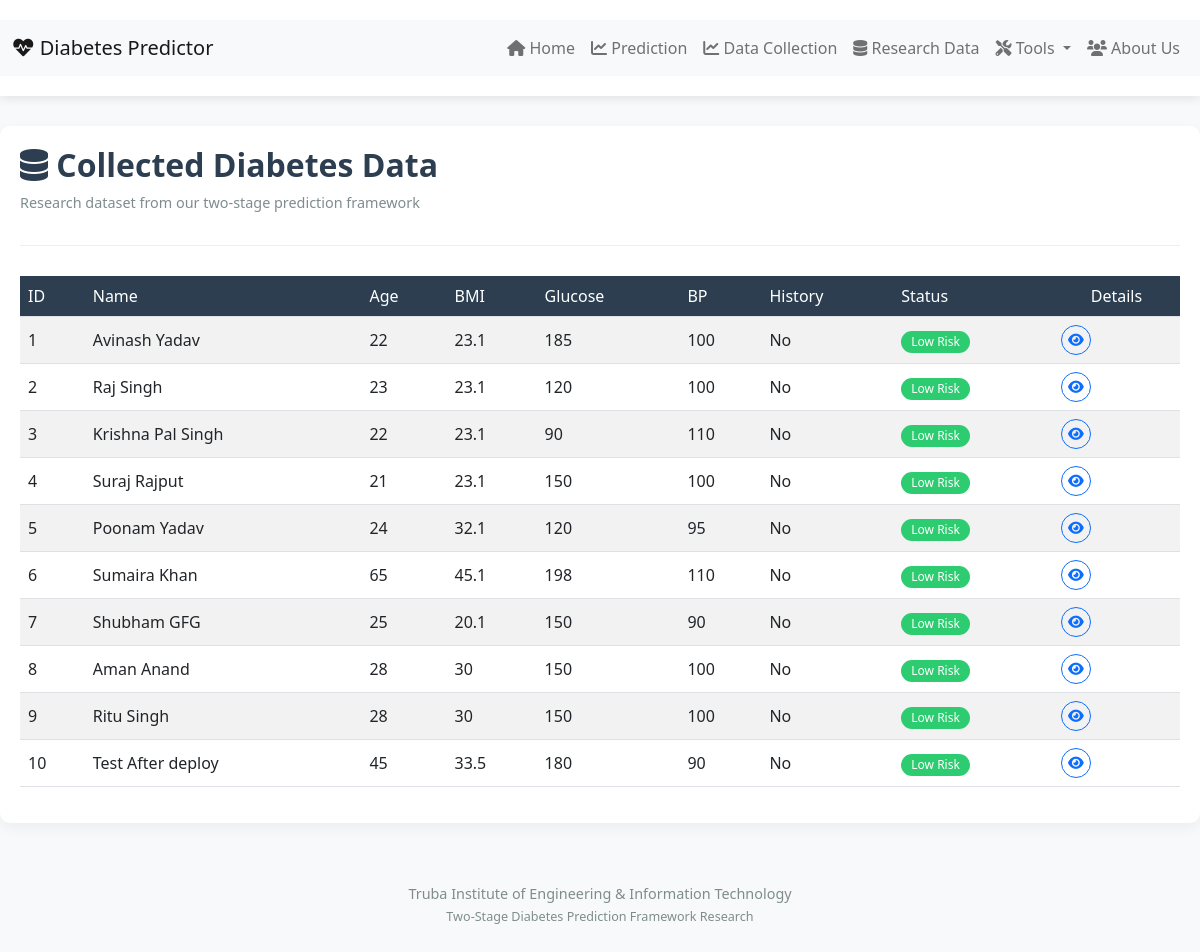
Screenshot of /showcollecteddata with the database file from the repository.
### tables this page shows
CREATE TABLE persondata( 
    id INTEGER PRIMARY KEY AUTOINCREMENT, 
    username TEXT NOT NULL,
    age INTEGER NOT NULL,
    height INTEGER NOT NULL,
    weight INTEGER NOT NULL,
    pregnancies INTEGER NOT NULL,
    mealsperday INTEGER NOT NULL,
    totalexersisehours INTEGER NOT NULL,
    glucose INTEGER NOT NULL,
    bloodpressure INTEGER NOT NULL,
    skinthickness INTEGER NOT NULL,
    insulin INTEGER NOT NULL,
    bmi INTEGER NOT NULL,
    dpf INTEGER NOT NULL,
    familyhistory INTEGER NOT NULL,
    meal1 TEXT,
    meal2 TEXT,
    meal3 TEXT,
    meal4 TEXT,
    meal5 TEXT,
    diabetesprediction INTEGER DEFAULT 0
);

### app.py (the view)
@app.route("/showcollecteddata", methods=["POST", "GET"])
def showcollecteddata():
    db = getDatabase()
    db_cur = db.execute("select * from persondata")
    alldata = db_cur.fetchall()
    return render_template("showcollecteddata.html", alldata=alldata)

### app.py (called while the page is built)
@app.teardown_appcontext
def closeDatabase(error):
    if hasattr(g, 'diabetes_db'):
        g.diabetes_db.close()

### database.py (called while the page is built)
def connectToDatabase():
    sql = sqlite3.connect("F:/mTech-Application/diabetic_prediciton_app/diabetes.db")
    sql.row_factory = sqlite3.Row
    return sql

def getDatabase():
    if not hasattr(g, 'diabetes_db'):
        g.diabetes_db = connectToDatabase()
    return g.diabetes_db

### templates/showcollecteddata.html (shortened to what this page needs)
{% from "showlinks.html" import showlinks %}
<!doctype html>
<html lang="en">
  <head>
    <link href="https://cdn.jsdelivr.net/npm/bootstrap@5.2.0-beta1/dist/css/bootstrap.min.css" rel="stylesheet">
    <link rel="stylesheet" href="https://cdnjs.cloudflare.com/ajax/libs/font-awesome/6.0.0/css/all.min.css">
    <link rel="stylesheet" href="{{url_for('static', filename='alldatacollected.css')}}">
  </head>
  <body>
    <div class="parent">
       <div class="header">
           {{ showlinks() }}
       </div>
       <div class="data-container">
          <div class="data-header">
            <h2><i class="fas fa-database"></i> Collected Diabetes Data</h2>
            <p class="subtitle">Research dataset from our two-stage prediction framework</p>
          </div>
          <div class="table-responsive">
            <table class="table table-striped table-hover">
              <thead class="table-header">
                <tr>
                  <th scope="col">ID</th>
                  <th scope="col">Name</th>
                  <th scope="col">Age</th>
                  <th scope="col">BMI</th>
                  <th scope="col">Glucose</th>
                  <th scope="col">BP</th>
                  <th scope="col">History</th>
                  <th scope="col">Status</th>
                  <th scope="col" class="text-center">Details</th>
                </tr>
              </thead>
              <tbody>
                {% for alldetails in alldata %}
                <tr>
                  <td>{{alldetails['id']}}</td>
                  <td>{{alldetails['username']}}</td>
                  <td>{{alldetails['age']}}</td>
                  <td>{{alldetails['bmi']}}</td>
                  <td>{{alldetails['glucose']}}</td>
                  <td>{{alldetails['bloodpressure']}}</td>
                  <td>{{ 'Yes' if alldetails['familyhistory'] == '1' else 'No' }}</td>
                  <td>
                    <span class="badge {{ 'bg-danger' if alldetails['diabetesprediction'] == '1' else 'bg-success' }}">
                      {{ 'High Risk' if alldetails['diabetesprediction'] == '1' else 'Low Risk' }}
                    </span>
                  </td>
                  <td class="text-center">
                    <button class="btn btn-sm btn-outline-primary view-details"
                            data-bs-toggle="modal"
                            data-bs-target="#detailsModal"
                            data-id="{{alldetails['id']}}">
                      <i class="fas fa-eye"></i>
                    </button>
                  </td>
                </tr>
                {% endfor %}
              </tbody>
            </table>
          </div>
       </div>
       <div class="footer">
         <p class="text-center">Truba Institute of Engineering & Information Technology<br>
         <small>Two-Stage Diabetes Prediction Framework Research</small></p>
       </div>
    </div>
  </body>
</html>

### templates/showlinks.html (shortened to what this page needs)
{% macro showlinks() %}
<nav class="navbar navbar-expand-lg navbar-light bg-light">
    <div class="container-fluid">
        <a class="navbar-brand" href="{{url_for('home')}}">
            <i class="fas fa-heartbeat"></i> Diabetes Predictor
        </a>
        <div class="collapse navbar-collapse" id="navbarNav">
            <ul class="navbar-nav ms-auto">
                <li class="nav-item">
                    <a class="nav-link" href="{{url_for('home')}}">
                        <i class="fas fa-home"></i> Home
                    </a>
                </li>
                <li class="nav-item">
                    <a class="nav-link" href="{{url_for('predict')}}">
                        <i class="fas fa-chart-line"></i> Prediction
                    </a>
                </li>
                <li class="nav-item">
                    <a class="nav-link" href="{{url_for('datacollection')}}">
                        <i class="fas fa-chart-line"></i> Data Collection
                    </a>
                </li>
                <li class="nav-item">
                    <a class="nav-link" href="{{url_for('showcollecteddata')}}">
                        <i class="fas fa-database"></i> Research Data
                    </a>
                </li>
                <li class="nav-item dropdown">
                    <a class="nav-link dropdown-toggle" href="#" id="toolsDropdown" role="button" data-bs-toggle="dropdown">
                        <i class="fas fa-tools"></i> Tools
                    </a>
                </li>
                <li class="nav-item">
                    <a class="nav-link" href="{{url_for('team')}}">
                        <i class="fas fa-users"></i> About Us
                    </a>
                </li>
            </ul>
        </div>
    </div>
</nav>
{% endmacro %}

### static/alldatacollected.css (style rules this page uses)
body { background-color: #f8f9fa; font-family: 'Segoe UI', Tahoma, Geneva, Verdana, sans-serif; }
.header { padding: 20px 0; background-color: white; box-shadow: 0 2px 10px rgba(0,0,0,0.1); }
.data-container { max-width: 1200px; margin: 30px auto; padding: 20px; background-color: white; border-radius: 10px; box-shadow: 0 5px 15px rgba(0,0,0,0.05); }
.data-header { margin-bottom: 30px; padding-bottom: 15px; border-bottom: 1px solid #eee; }
.data-header h2 { color: #2c3e50; font-weight: 700; }
.data-header .subtitle { color: #7f8c8d; font-size: 0.9rem; }
.table-header { background-color: #2c3e50; color: white; }
.table-header th { font-weight: 500; }
.table th, .table td { vertical-align: middle; }
.badge { font-weight: 500; padding: 5px 10px; border-radius: 50px; }
.bg-success { background-color: #2ecc71 !important; }
.view-details { width: 30px; height: 30px; display: flex; align-items: center; justify-content: center; border-radius: 50%; }
.footer { padding: 20px 0; color: #7f8c8d; text-align: center; margin-top: 40px; font-size: 0.9rem; }

### rows the page displays
persondata: id "1", username "Avinash Yadav", age "22", bmi "23.1", glucose "185", bloodpressure "100", familyhistory "No", diabetesprediction "Low Risk"
persondata: id "2", username "Raj Singh", age "23", bmi "23.1", glucose "120", bloodpressure "100", familyhistory "No", diabetesprediction "Low Risk"
persondata: id "3", username "Krishna Pal Singh", age "22", bmi "23.1", glucose "90", bloodpressure "110", familyhistory "No", diabetesprediction "Low Risk"
persondata: id "4", username "Suraj Rajput", age "21", bmi "23.1", glucose "150", bloodpressure "100", familyhistory "No", diabetesprediction "Low Risk"
persondata: id "5", username "Poonam Yadav", age "24", bmi "32.1", glucose "120", bloodpressure "95", familyhistory "No", diabetesprediction "Low Risk"
persondata: id "6", username "Sumaira Khan", age "65", bmi "45.1", glucose "198", bloodpressure "110", familyhistory "No", diabetesprediction "Low Risk"
persondata: id "7", username "Shubham GFG", age "25", bmi "20.1", glucose "150", bloodpressure "90", familyhistory "No", diabetesprediction "Low Risk"
persondata: id "8", username "Aman Anand", age "28", bmi "30", glucose "150", bloodpressure "100", familyhistory "No", diabetesprediction "Low Risk"
persondata: id "9", username "Ritu Singh", age "28", bmi "30", glucose "150", bloodpressure "100", familyhistory "No", diabetesprediction "Low Risk"
persondata: id "10", username "Test After deploy", age "45", bmi "33.5", glucose "180", bloodpressure "90", familyhistory "No", diabetesprediction "Low Risk"
